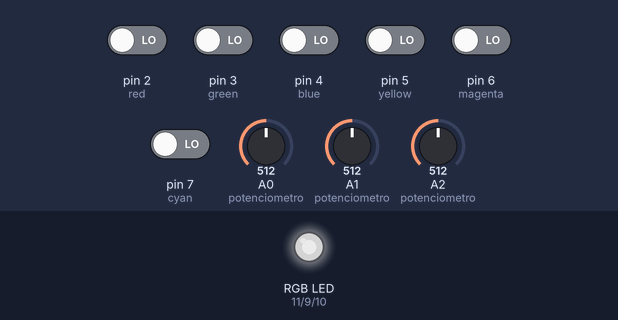
Recording of a sketch running on a simulated Arduino Uno, built with avr-gcc and run on an emulated ATmega328P. On the bench: an RGB LED mixed from three pins (HIGH = lit). Inputs (shaded band) come from the test bench; at power-on: pin 2 (red), pin 3 (green), pin 4 (blue), pin 5 (yellow), pin 6 (magenta), pin 7 (cyan) LOW, A0 (potenciometro) = 512, A1 (potenciometro) = 512, A2 (potenciometro) = 512. Dim RGB values are drawn brighter than linear.

Above: at 1.2 s.
1.3 s: pin 2 (red) driven HIGH
At 2.7 s:
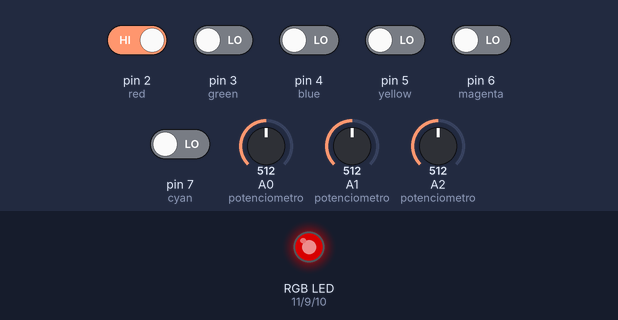
4.3 s: pin 2 (red) driven LOW and pin 3 (green) driven HIGH
At 7.1 s:
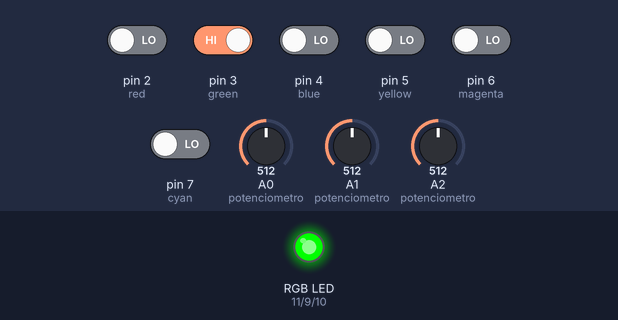
7.3 s: pin 3 (green) driven LOW
At 10.1 s:
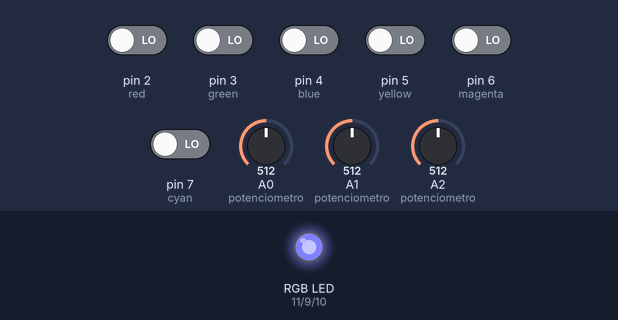
10.3 s: A0 (potenciometro) set to 716
At 11.7 s:
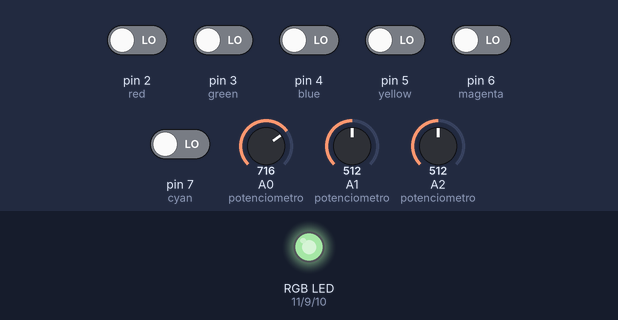
13.3 s: A1 (potenciometro) set to 716
At 14.3 s:
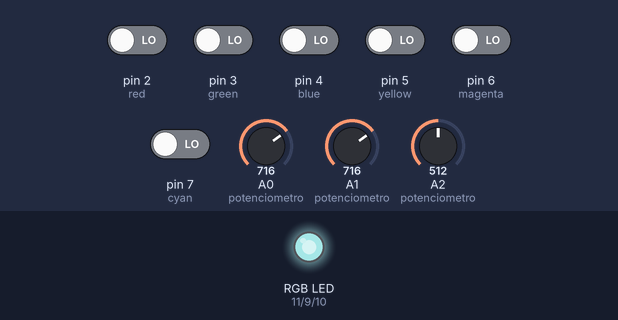
16.3 s: A2 (potenciometro) set to 716
At 18.0 s:
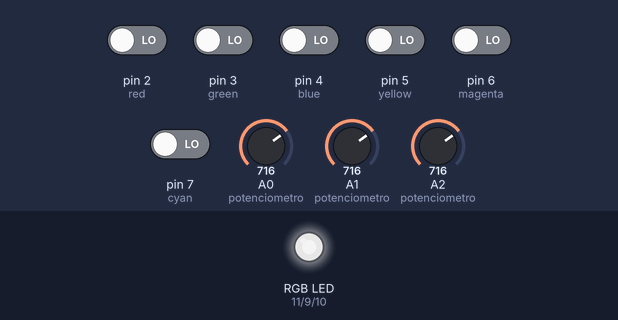
Timing chart, 0 to 23.1 s (numbered marks = the images above; inputs shaded):
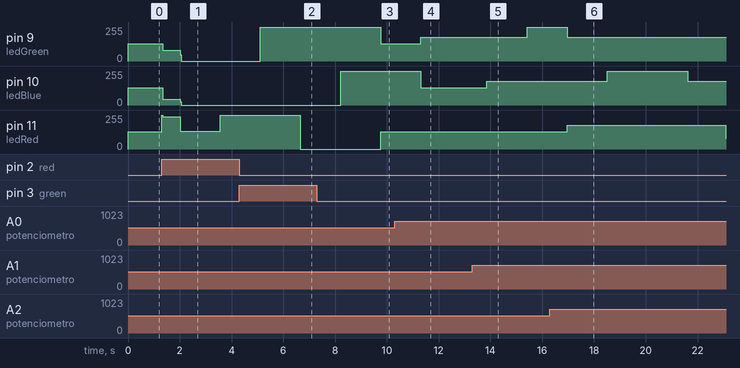

Measured:
- after the input at 1.3 s, pin 9 (ledGreen): 128/255 → 82/255 at once, → 0/255 0.68 s later; pin 10 (ledBlue): 128/255 → 45/255 at once, → 0/255 0.68 s later; pin 11 (ledRed): 128/255 → 241/255 at once, → 135/255 0.72 s later, → 255/255 1.5 s later
- after the input at 4.3 s, pin 9 (ledGreen): goes on until 5.1 s, then stays 255/255; pin 10 (ledBlue): stays 0/255 (without the input it goes to 105/255 after 3.0 s); pin 11 (ledRed): 255/255 → 0/255 after 2.4 s
- after the input at 7.3 s, pin 9 (ledGreen): 255/255 → 128/255 after 2.5 s; pin 11 (ledRed): 0/255 → 128/255 after 2.5 s
- after the input at 10.3 s, pin 9 (ledGreen): 128/255 → 179/255 after 1.0 s; pin 11 (ledRed): stays 128/255 (without the input it goes to 162/255 after 3.0 s)
- after the input at 13.3 s, pin 10 (ledBlue): 128/255 → 179/255 after 0.56 s; pin 11 (ledRed): stays 128/255 (without the input it goes to 254/255 after 0.56 s)
- after the input at 16.3 s, pin 11 (ledRed): 128/255 → 179/255 after 0.66 s, → 79/255 6.1 s later

The sketch:

codigo.ino
```cpp
// C++ code

const int
red = 2, green = 3,
blue = 4, yellow = 5,
magenta = 6, cyan = 7,
//------------------------
ledRed = 11,
ledGreen = 9,
ledBlue = 10;
//------------------------
unsigned long lastCall = 0; //variaveis usadas no temporizador principal
int estado = 0;

void setup()
{
  pinMode(ledGreen, OUTPUT);
  pinMode(ledBlue, OUTPUT);
  pinMode(ledRed, OUTPUT);
  pinMode(red, INPUT);
  pinMode(green, INPUT);
  pinMode(blue, INPUT);
  pinMode(yellow, INPUT);
  pinMode(magenta, INPUT);
  pinMode(cyan, INPUT);
}
void loop()
{
  potenciometro();         // EX 01 || controle de brilho via potenciometros
  controleDeCores(1);      // EX 02 || controle de cores via botoes (1 para persistente, 0 para pulso)
  transicao();             // EX 03 || transição automatica entre as cores com fade
}
//--------------------------------------------------------------------------
//FUNÇÕES
void potenciometro(void){ //EX 01 || função que controla o brilho via potenciometros
  analogWrite(9, analogRead(A0) / 4);
  analogWrite(10, analogRead(A1) / 4);
  analogWrite(11, analogRead(A2) / 4);
}
//--------------------------------------------------------------------------
void controleDeCores(bool isToggle) {    // EX 02 || função que controla as cores via botões
  if (digitalRead(red)) {             // apaga tudo e ascende vermelho
    if (isToggle == 1) apagaTudo(0);  // se isToggle for true, apaga tudo antes de acender a nova cor
    digitalWrite(ledRed, 1);
  } else if (digitalRead(green)) {    // apaga tudo e ascende verde
    if (isToggle == 1) apagaTudo(0);
    digitalWrite(ledGreen, 1);
  } else if (digitalRead(blue)) {     // apaga tudo e ascende azul
    if (isToggle == 1) apagaTudo(0);
    digitalWrite(ledBlue, 1);
  } else if (digitalRead(yellow)) {   // apaga tudo e ascende amarelo
    if (isToggle == 1) apagaTudo(0);
    digitalWrite(ledRed, 1);
    digitalWrite(ledGreen, 1);
  } else if (digitalRead(magenta)) {  // apaga tudo e ascende roxo
    if (isToggle == 1) apagaTudo(0);
    digitalWrite(ledBlue, 1);
    digitalWrite(ledRed, 1);
  } else if (digitalRead(cyan)) {     // apaga tudo e ascende ciano
    if (isToggle == 1) apagaTudo(0);
    digitalWrite(ledBlue, 1);
    digitalWrite(ledGreen, 1);
  }
  // se nenhum botão estiver pressionado e isToggle for falso, apaga todos os leds
  if (isToggle == 0) {
    apagaTudo(0);
  }
}
//--------------------------------------------------------------------------
void transicao(void){ // função que faz a transição automatica entre as cores com fade
  unsigned long msAtual = millis();
  if ((msAtual - lastCall) > 1000){
    switch (estado){
      case 0:
        apagaTudo(0);
        estado++;
        break;
      case 1:
        fadeIn(ledRed);
        estado++;
        break;
      case 2:
        fadeIn(ledGreen);
        fadeOut(ledRed);
        estado++;
        break;
      case 3:
        fadeIn(ledBlue);
        fadeOut(ledGreen);
        estado++;
        break;
      case 4:
        fadeOut(ledBlue);
        estado = 0;
        break;
    }
    lastCall = msAtual;
  }
}
//--------------------------------------------------------------------------

void apagaTudo(int isFade){ // função que apaga todos os leds, com ou sem fade decicido pelo parametro isFade
  if (isFade){
  	fadeOut(ledRed);
    fadeOut(ledGreen);
    fadeOut(ledBlue);
  } else{
  	digitalWrite(ledRed, 0);
  	digitalWrite(ledGreen, 0);
  	digitalWrite(ledBlue, 0);
  }
}
//--------------------------------------------------------------------------
void fadeIn(int cor){ // função que acende o led gradualmente
  int intensidade = 0; // usando variaveis privadas para nao interferir com as globais da funçao transicao
  unsigned long lastPrivado = 0, atualPrivado; // desta maneira, ela trava o sistema assim como o delay, mas quis praticar o uso do millis, entao usei ele mesmo

  while(intensidade <= 255){
    atualPrivado = millis();
    if ((atualPrivado - lastPrivado) > 5) {
      analogWrite(cor, intensidade); // a função analogWrite aceita valores de 0-255
      intensidade++;                 // e essa alta resolução isso foi usada para fazer a transição gradual dos leds
      lastPrivado = atualPrivado;
    }
  }
}
//--------------------------------------------------------------------------
void fadeOut(int cor){ // função que apaga o led gradualmente
  int intensidade = 255; // usando variaveis privadas para nao interferir com as globais da funçao transicao
  unsigned long lastPrivado = 0, atualPrivado;

  while(intensidade > 0){
    atualPrivado = millis();
    if ((atualPrivado - lastPrivado) > 5) {
      analogWrite(cor, intensidade);
      intensidade--;
      lastPrivado = atualPrivado;
    }
  }
}
//---------------------------------------------------------------------------
void inverteLed(int led){ // função util para debug em alguns casos, inverte o estado do led passado como parametro
	digitalWrite(led, !digitalRead(led));
}
//--------------------------------------------------------------------------
```
